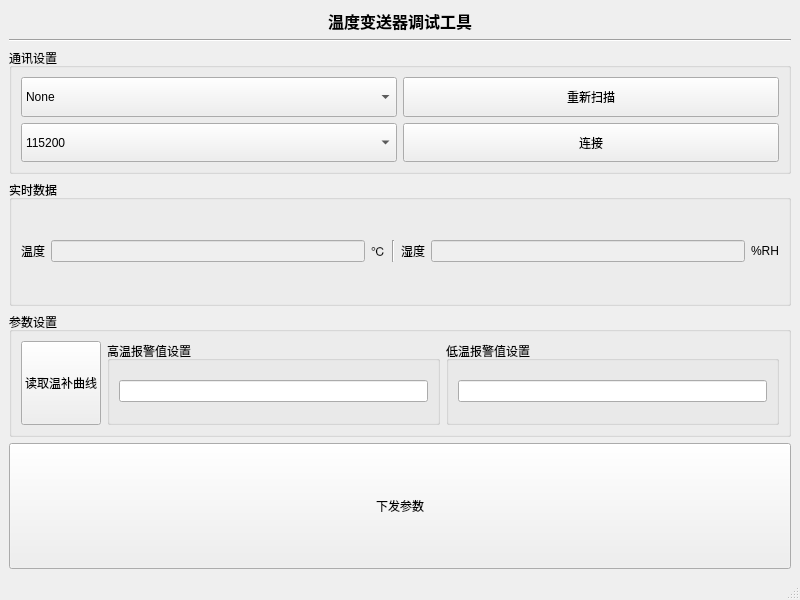
<?xml version="1.0" encoding="UTF-8"?>
<ui version="4.0">
 <class>MainWindow</class>
 <widget class="QMainWindow" name="MainWindow">
  <property name="geometry">
   <rect>
    <x>0</x>
    <y>0</y>
    <width>800</width>
    <height>600</height>
   </rect>
  </property>
  <property name="windowTitle">
   <string>MainWindow</string>
  </property>
  <widget class="QWidget" name="centralwidget">
   <layout class="QGridLayout" name="gridLayout_3">
    <item row="0" column="0">
     <widget class="QLabel" name="label">
      <property name="sizePolicy">
       <sizepolicy hsizetype="Preferred" vsizetype="Fixed">
        <horstretch>0</horstretch>
        <verstretch>0</verstretch>
       </sizepolicy>
      </property>
      <property name="text">
       <string>&lt;html&gt;&lt;head/&gt;&lt;body&gt;&lt;p align=&quot;center&quot;&gt;&lt;span style=&quot; font-size:12pt; font-weight:600;&quot;&gt;温度变送器调试工具&lt;/span&gt;&lt;/p&gt;&lt;/body&gt;&lt;/html&gt;</string>
      </property>
     </widget>
    </item>
    <item row="1" column="0">
     <widget class="Line" name="line">
      <property name="orientation">
       <enum>Qt::Horizontal</enum>
      </property>
     </widget>
    </item>
    <item row="2" column="0">
     <widget class="QGroupBox" name="groupBox_5">
      <property name="title">
       <string>通讯设置</string>
      </property>
      <layout class="QGridLayout" name="gridLayout_2">
       <item row="0" column="0">
        <widget class="QComboBox" name="com_list_comboBox">
         <property name="sizePolicy">
          <sizepolicy hsizetype="Minimum" vsizetype="Preferred">
           <horstretch>0</horstretch>
           <verstretch>0</verstretch>
          </sizepolicy>
         </property>
         <item>
          <property name="text">
           <string>None</string>
          </property>
         </item>
        </widget>
       </item>
       <item row="0" column="1">
        <widget class="QPushButton" name="rescan_pushButton">
         <property name="sizePolicy">
          <sizepolicy hsizetype="Minimum" vsizetype="Preferred">
           <horstretch>0</horstretch>
           <verstretch>0</verstretch>
          </sizepolicy>
         </property>
         <property name="text">
          <string>重新扫描</string>
         </property>
        </widget>
       </item>
       <item row="1" column="0">
        <widget class="QComboBox" name="baudrate_comboBox">
         <property name="sizePolicy">
          <sizepolicy hsizetype="Minimum" vsizetype="Preferred">
           <horstretch>0</horstretch>
           <verstretch>0</verstretch>
          </sizepolicy>
         </property>
         <item>
          <property name="text">
           <string>115200</string>
          </property>
         </item>
         <item>
          <property name="text">
           <string>9600</string>
          </property>
         </item>
        </widget>
       </item>
       <item row="1" column="1">
        <widget class="QPushButton" name="connect_pushButton">
         <property name="sizePolicy">
          <sizepolicy hsizetype="Minimum" vsizetype="Preferred">
           <horstretch>0</horstretch>
           <verstretch>0</verstretch>
          </sizepolicy>
         </property>
         <property name="text">
          <string>连接</string>
         </property>
        </widget>
       </item>
      </layout>
     </widget>
    </item>
    <item row="3" column="0">
     <widget class="QGroupBox" name="groupBox">
      <property name="title">
       <string>实时数据</string>
      </property>
      <layout class="QGridLayout" name="gridLayout">
       <item row="0" column="5">
        <widget class="QLineEdit" name="humity_lineEdit">
         <property name="enabled">
          <bool>false</bool>
         </property>
        </widget>
       </item>
       <item row="0" column="6">
        <widget class="QLabel" name="label_5">
         <property name="text">
          <string>%RH</string>
         </property>
        </widget>
       </item>
       <item row="0" column="2">
        <widget class="QLabel" name="label_4">
         <property name="text">
          <string>℃</string>
         </property>
        </widget>
       </item>
       <item row="0" column="0">
        <widget class="QLabel" name="label_2">
         <property name="text">
          <string>温度</string>
         </property>
        </widget>
       </item>
       <item row="0" column="1">
        <widget class="QLineEdit" name="temp_lineEdit">
         <property name="enabled">
          <bool>false</bool>
         </property>
        </widget>
       </item>
       <item row="0" column="4">
        <widget class="QLabel" name="label_3">
         <property name="text">
          <string>湿度</string>
         </property>
        </widget>
       </item>
       <item row="0" column="3">
        <widget class="Line" name="line_2">
         <property name="orientation">
          <enum>Qt::Vertical</enum>
         </property>
        </widget>
       </item>
      </layout>
     </widget>
    </item>
    <item row="4" column="0">
     <widget class="QGroupBox" name="groupBox_2">
      <property name="title">
       <string>参数设置</string>
      </property>
      <layout class="QGridLayout" name="gridLayout_4">
       <item row="0" column="0">
        <widget class="QPushButton" name="get_temp_compensation_pushButton">
         <property name="sizePolicy">
          <sizepolicy hsizetype="Minimum" vsizetype="Preferred">
           <horstretch>0</horstretch>
           <verstretch>0</verstretch>
          </sizepolicy>
         </property>
         <property name="text">
          <string>读取温补曲线</string>
         </property>
        </widget>
       </item>
       <item row="0" column="1">
        <widget class="QGroupBox" name="groupBox_3">
         <property name="title">
          <string>高温报警值设置</string>
         </property>
         <layout class="QGridLayout" name="gridLayout_5">
          <item row="0" column="0">
           <widget class="QLineEdit" name="hi_temp_lineEdit"/>
          </item>
         </layout>
        </widget>
       </item>
       <item row="0" column="2">
        <widget class="QGroupBox" name="groupBox_4">
         <property name="title">
          <string>低温报警值设置</string>
         </property>
         <layout class="QGridLayout" name="gridLayout_6">
          <item row="0" column="0">
           <widget class="QLineEdit" name="low_temp_lineEdit"/>
          </item>
         </layout>
        </widget>
       </item>
      </layout>
     </widget>
    </item>
    <item row="5" column="0">
     <widget class="QPushButton" name="set_pushButton">
      <property name="sizePolicy">
       <sizepolicy hsizetype="Minimum" vsizetype="Preferred">
        <horstretch>0</horstretch>
        <verstretch>0</verstretch>
       </sizepolicy>
      </property>
      <property name="text">
       <string>下发参数</string>
      </property>
     </widget>
    </item>
   </layout>
  </widget>
  <widget class="QMenuBar" name="menubar">
   <property name="geometry">
    <rect>
     <x>0</x>
     <y>0</y>
     <width>800</width>
     <height>26</height>
    </rect>
   </property>
  </widget>
  <widget class="QStatusBar" name="statusbar"/>
 </widget>
 <resources/>
 <connections/>
</ui>
